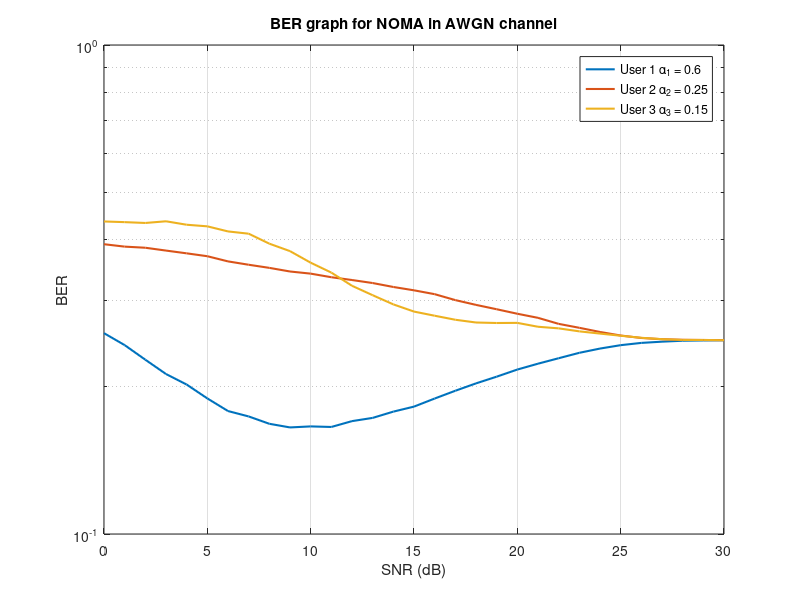
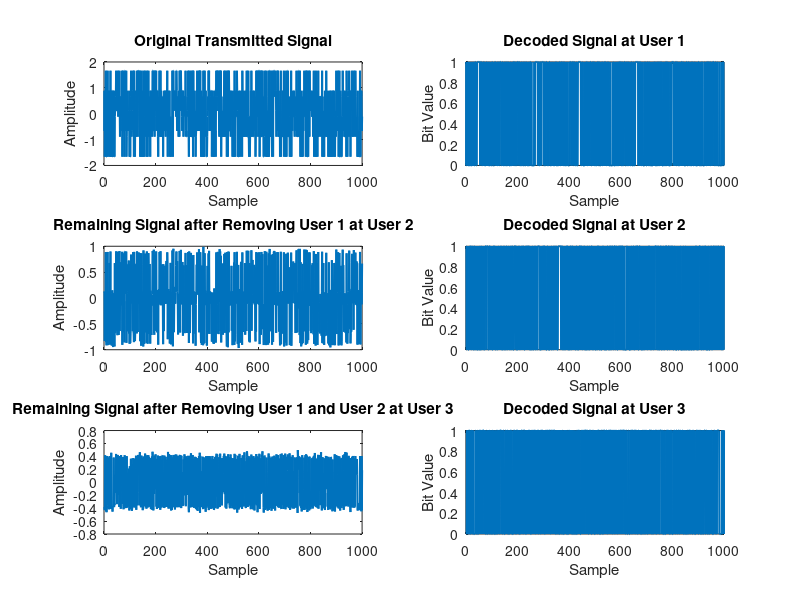

Write MATLAB code to recreate these figures, in order.
clc; clear variables; close all;
N = 10^5;               %Number of monte carlo simulations
SNR = 0:30;             %SNR range in dB
snr = db2pow(SNR);      %SNR range in linear scale
%Generate random data bits for transmission
x1 = randi([0 1],1,N);  %Data bits of user 1
x2 = randi([0 1],1,N);  %Data bits of user 2
x3 = randi([0 1],1,N);  %Data bits of user 3
%Do BPSK modulation of data
xmod1 = 2*x1 - 1;
xmod2 = 2*x2 - 1;
xmod3 = 2*x3 - 1;
%Set power weights for users
a1 = 0.6; a2 = 0.25; a3 = 0.15;
%Do superposition coding
x = sqrt(a1)*xmod1 + sqrt(a2)*xmod2 + sqrt(a3)*xmod3
%Add AWGN to x (Transmit x through an AWGN channel)
for u = 1:length(snr)
    y1 = awgn(x,SNR(u),'measured');  %Received signal at user 1 corrupted by AWGN
    y2 = awgn(x,SNR(u),'measured'); %Received signal at user 2 corrupted by AWGN
    y3 = awgn(x,SNR(u),'measured'); %Received signal at user 2 corrupted by AWGN  
    %AT USER 1
    %Direct decoding of x from y1
    x1_hat = ones(1,N); %just a buffer 
    x1_hat(y1 < 0) = 0;  
    %AT USER 2
    %Direct decoding of x from y2
    x11_est = ones(1,N); %just a buffer 
    x11_est(y2 < 0) = 0; %Estimate user 1's signal first
    x11_est(x11_est == 0) = -1; %Remodulate user 1's signal
    %Subtract remodulated x11_est component from y2
    rem = y2 - sqrt(a1)*x11_est;  
    %Decode x2 from rem
    x2_hat = zeros(1,N);
    x2_hat(rem>0) = 1; 
    % AT USER 3
    %Direct decoding of x from y3
    x111_est = ones(1, N);
    x111_est(y3 < 0) = 0;
    x111_est(x111_est == 0) = -1;   
    %Subtract remodulated x111_est component from y3
    rem3 = y3 - sqrt(a1) * x111_est;
    x22_est = ones(1, N);
    x22_est(rem3 < 0) = 0;
    x22_est(x22_est == 0) = -1;
    rem3_final = rem3 - sqrt(a2) * x22_est;
    %Decode x2 from rem
    x3_hat = ones(1, N);
    x3_hat(rem3_final < 0) = 0;  
    %Estimate BER
    ber1(u) = biterr(x1,x1_hat)/N;
    fprintf('ber1: %.4f\n', ber1);
    ber2(u) = biterr(x2,x2_hat)/N;
    fprintf('ber2: %.4f\n',ber2);
    ber3(u) = biterr(x3,x3_hat)/N;
    fprintf('ber3: %.4f\n',ber3);
end
%plot BER curves
figure(1);
semilogy(SNR, ber1, 'linewidth', 1.5); hold on;
semilogy(SNR, ber2, 'linewidth', 1.5); grid on;
semilogy(SNR, ber3, 'linewidth', 1.5); grid on;
legend('User 1 \alpha_1 = 0.6','User 2 \alpha_2 = 0.25', 'User 3 \alpha_3 = 0.15');
xlabel('SNR (dB)');
ylabel('BER');
title('BER graph for NOMA in AWGN channel');
 
figure(2);
subplot(3,2,1);
plot(x(1:1000), 'LineWidth', 1.5); title('Original Transmitted Signal'); xlabel('Sample'); ylabel('Amplitude');
subplot(3, 2, 2);
plot(x1_hat(1:1000), 'LineWidth', 1.5); title('Decoded Signal at User 1'); xlabel('Sample'); ylabel('Bit Value');
subplot(3,2,3);
plot(rem(1:1000), 'LineWidth', 1.5); title('Remaining Signal after Removing User 1 at User 2'); xlabel('Sample'); ylabel('Amplitude');
subplot(3,2,4);
plot(x2_hat(1:1000), 'LineWidth', 1.5); title('Decoded Signal at User 2'); xlabel('Sample'); ylabel('Bit Value');
subplot(3,2,5);
plot(rem3_final(1:1000), 'LineWidth', 1.5); title('Remaining Signal after Removing User 1 and User 2 at User 3'); xlabel('Sample'); ylabel('Amplitude');
subplot(3,2,6);
plot(x3_hat(1:1000), 'LineWidth', 1.5); title('Decoded Signal at User 3'); xlabel('Sample'); ylabel('Bit Value');
